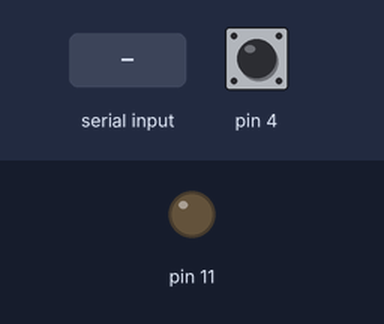
Simulated run of this sketch. Board: Arduino Uno, built with avr-gcc and run on an emulated ATmega328P. Shown: output pins drawn as LEDs (lit = HIGH). The inputs (shaded band) are chosen by the test bench; at power-on: pin 4 HIGH.

Above: at 1.2 s.
1.3 s: "90,45\n" received over Serial
2.8 s: "30,150\n" received over Serial
4.3 s: "200\n" received over Serial
At 5.2 s:
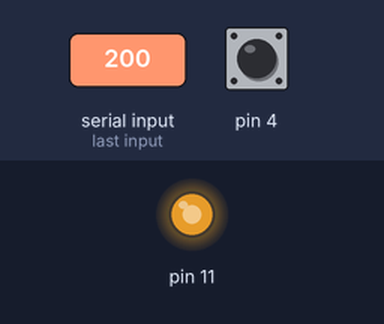
7.3 s: "90\n" received over Serial
At 8.6 s:
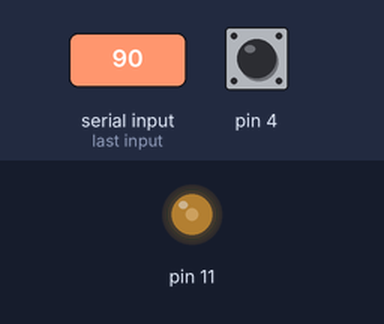
Timing chart, 0 to 9.8 s (numbered marks = the images above; inputs shaded):
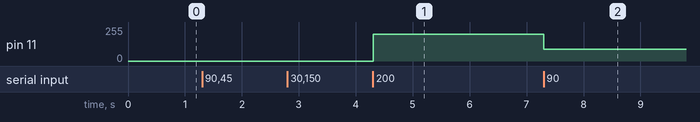

Measured:
- after the input at 4.3 s, pin 11: 0/255 → 200/255 at once
- after the input at 7.3 s, pin 11: 200/255 → 90/255 at once

The sketch:

two_way_arduino_website_comunnication.ino
```cpp
int prev;
int curr;
int value = 0;
int webValue = 0;

boolean newData = false;
const byte maxLength = 5;
char webMessage[maxLength];

void setup() {
  // put your setup code here, to run once:
  pinMode(4, INPUT);
  pinMode(5, INPUT);
  pinMode(11, OUTPUT);
  prev = digitalRead(4);
  Serial.begin(9700);

}

void loop() {
  curr = digitalRead(4);

  if(prev != curr){
    if(digitalRead(5) != curr && value < 255){
      value ++;
    }else if(value > 0){
      value --;
    }
    Serial.println(value);
  }
  prev = curr;
  readWebValue();
  setValues();

  analogWrite(11, webValue);
}

void readWebValue() {
    static byte pos = 0;
    char endMarker = '\n';
    char sign;

    while (Serial.available() > 0 && newData == false) {
        sign = Serial.read();

        if (sign != endMarker) {
            webMessage[pos] = sign;
            pos++;
            if (pos == maxLength) {
                webMessage[pos] = '\0';
                pos = 0;
                newData = true;
            }
        }
        else {
          webMessage[pos] = '\0';
          pos = 0;
          newData = true;
        }
    }
}

void setValues(){
  if(newData == true){
    webValue = atoi(webMessage);
    value = webValue;
    newData = false;
  }
}
```
